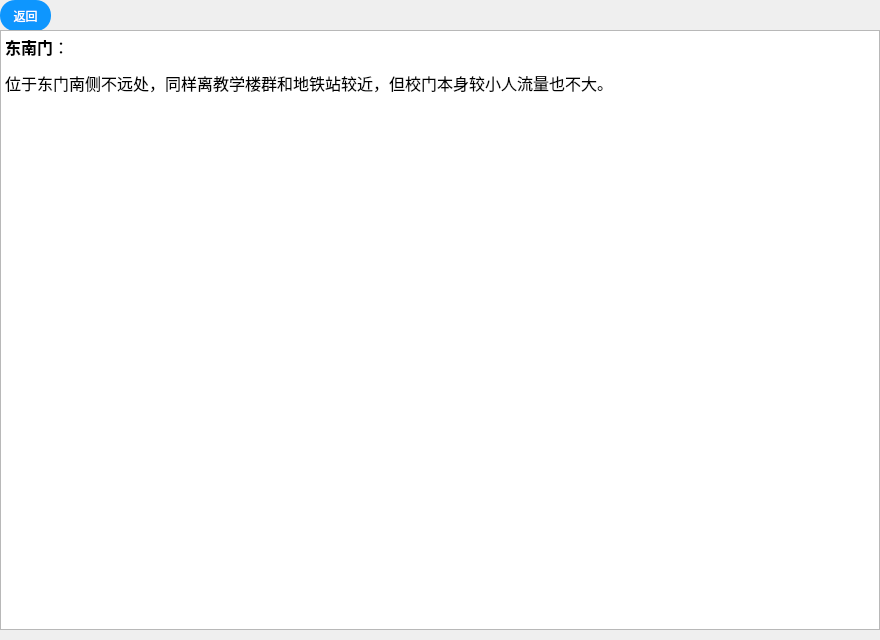
<?xml version="1.0" encoding="UTF-8"?>
<ui version="4.0">
 <class>d_dongnanmen</class>
 <widget class="QDialog" name="d_dongnanmen">
  <property name="geometry">
   <rect>
    <x>0</x>
    <y>0</y>
    <width>880</width>
    <height>640</height>
   </rect>
  </property>
  <property name="windowTitle">
   <string>Dialog</string>
  </property>
  <widget class="QPushButton" name="pushButton">
   <property name="geometry">
    <rect>
     <x>0</x>
     <y>0</y>
     <width>51</width>
     <height>31</height>
    </rect>
   </property>
   <property name="styleSheet">
    <string notr="true">QPushButton
{
    font-family:Microsoft Yahei;
    font:=20px;
    color:white;
    background-color:rgb(14 , 150 , 254);
    border-radius:15px;
    height:20px;
    width:20px;
}

QPushButton:hover
{
    background-color:rgb(44 , 137 , 255);
}

QPushButton:pressed
{
    background-color:rgb(14 , 150 , 254);
    padding-left:3px;
    padding-top:3px;
}</string>
   </property>
   <property name="text">
    <string>返回</string>
   </property>
  </widget>
  <widget class="QTextBrowser" name="textBrowser">
   <property name="geometry">
    <rect>
     <x>0</x>
     <y>30</y>
     <width>880</width>
     <height>600</height>
    </rect>
   </property>
   <property name="html">
    <string>&lt;!DOCTYPE HTML PUBLIC &quot;-//W3C//DTD HTML 4.0//EN&quot; &quot;http://www.w3.org/TR/REC-html40/strict.dtd&quot;&gt;
&lt;html&gt;&lt;head&gt;&lt;meta name=&quot;qrichtext&quot; content=&quot;1&quot; /&gt;&lt;meta charset=&quot;utf-8&quot; /&gt;&lt;style type=&quot;text/css&quot;&gt;
p, li { white-space: pre-wrap; }
hr { height: 1px; border-width: 0; }
li.unchecked::marker { content: &quot;\2610&quot;; }
li.checked::marker { content: &quot;\2612&quot;; }
&lt;/style&gt;&lt;/head&gt;&lt;body style=&quot; font-family:'Microsoft YaHei UI'; font-size:9pt; font-weight:400; font-style:normal;&quot;&gt;
&lt;p style=&quot; margin-top:0px; margin-bottom:0px; margin-left:0px; margin-right:0px; -qt-block-indent:0; text-indent:0px;&quot;&gt;&lt;span style=&quot; font-family:'楷体'; font-size:12pt; font-weight:700;&quot;&gt;东南门&lt;/span&gt;&lt;span style=&quot; font-family:'楷体'; font-size:12pt;&quot;&gt;：&lt;/span&gt; &lt;/p&gt;
&lt;p style=&quot; margin-top:12px; margin-bottom:12px; margin-left:0px; margin-right:0px; -qt-block-indent:0; text-indent:0px;&quot;&gt;&lt;span style=&quot; font-family:'楷体'; font-size:12pt;&quot;&gt;位于东门南侧不远处，同样离教学楼群和地铁站较近，但校门本身较小人流量也不大。&lt;/span&gt; &lt;/p&gt;
&lt;p style=&quot; margin-top:12px; margin-bottom:12px; margin-left:0px; margin-right:0px; -qt-block-indent:0; text-indent:0px;&quot;&gt;&lt;img src=&quot;:/d/dGate/dongnanmen.jpg&quot; /&gt;&lt;/p&gt;&lt;/body&gt;&lt;/html&gt;</string>
   </property>
  </widget>
 </widget>
 <resources/>
 <connections/>
</ui>
